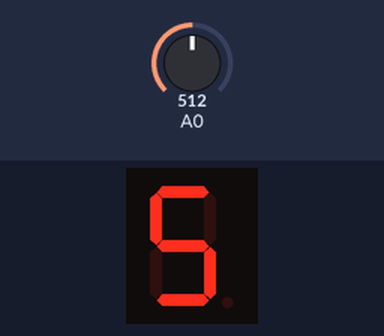
Recording of a sketch running on a simulated Arduino Uno, built with avr-gcc and run on an emulated ATmega328P. On the bench: 1-digit seven-segment display. Wiring (inferred from the names in the program): 1-digit 7-segment display, segments lit when HIGH: segments pin 2, pin 3, pin 4, pin 5, pin 6, pin 7, pin 8, pin 9. Inputs (shaded band) come from the test bench; at power-on: A0 = 512. The segment pins are drawn as the display they are named for; what the sketch prints to the serial monitor is not drawn.

Above: at 1.2 s.
1.3 s: A0 set to 716
At 2.4 s:
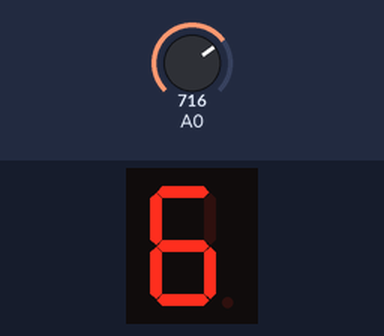
2.8 s: A0 set to 900
At 3.6 s:
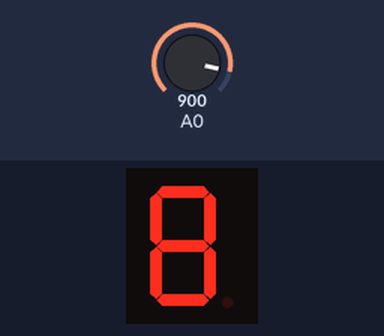
4.3 s: A0 set to 1023
At 4.7 s:
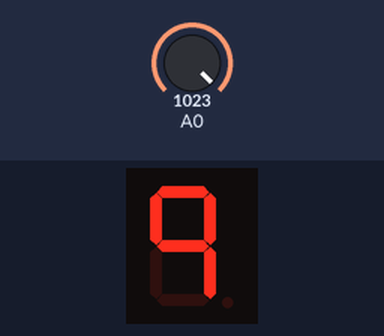
Timing chart, 0 to 7.3 s (numbered marks = the images above; inputs shaded):
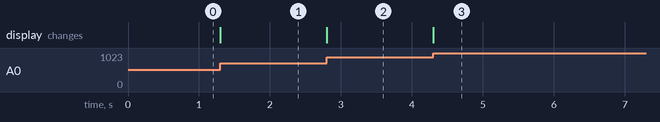

The sketch:

EX_37_01.ino
```cpp
// 0에서 9까지 숫자 표현을 위한 세그먼트 a, b, c, d, e, f, g, dp의 패턴
byte patterns[] = {
  0x3F, 0x06, 0x5B, 0x4F, 0x66, 0x6D, 0x7D, 0x27, 0x7F, 0x67
};
// 7세그먼트 연결 핀 : a, b, c, d, e, f, g, dp 순서
int pins[] = { 2, 3, 4, 5, 6, 7, 8, 9 };

int no_previous = -1, no_current;

void setup() {
  for (int i = 0; i < 8; i++) {     // 7세그먼트 연결 핀을 출력으로 설정
    pinMode(pins[i], OUTPUT);
  }
  Serial.begin(9600);
}

void loop() {
  int vr = analogRead(A0);
  no_current = (int)(vr / 102.4);

  if (no_current != no_previous) {
    no_previous = no_current;
    displayOneDigit(no_current);

    Serial.print("7세그먼트에 표시되는 값이 ");
    Serial.println(String(no_current) + "로 바뀌었습니다.");
  }
}

void displayOneDigit(byte n) {    // 0~9 사이 숫자 표시
  for (int i = 0; i < 8; i++) { // 7세그먼트에 표시
    boolean on_off = bitRead(patterns[n], i);
    digitalWrite(pins[i], on_off);
  }
}
```

Measured:
- after the input at 1.3 s, the display: changes at once (image 1)
- after the input at 2.8 s, the display: changes at once (image 2)
- after the input at 4.3 s, the display: changes at once (image 3)
